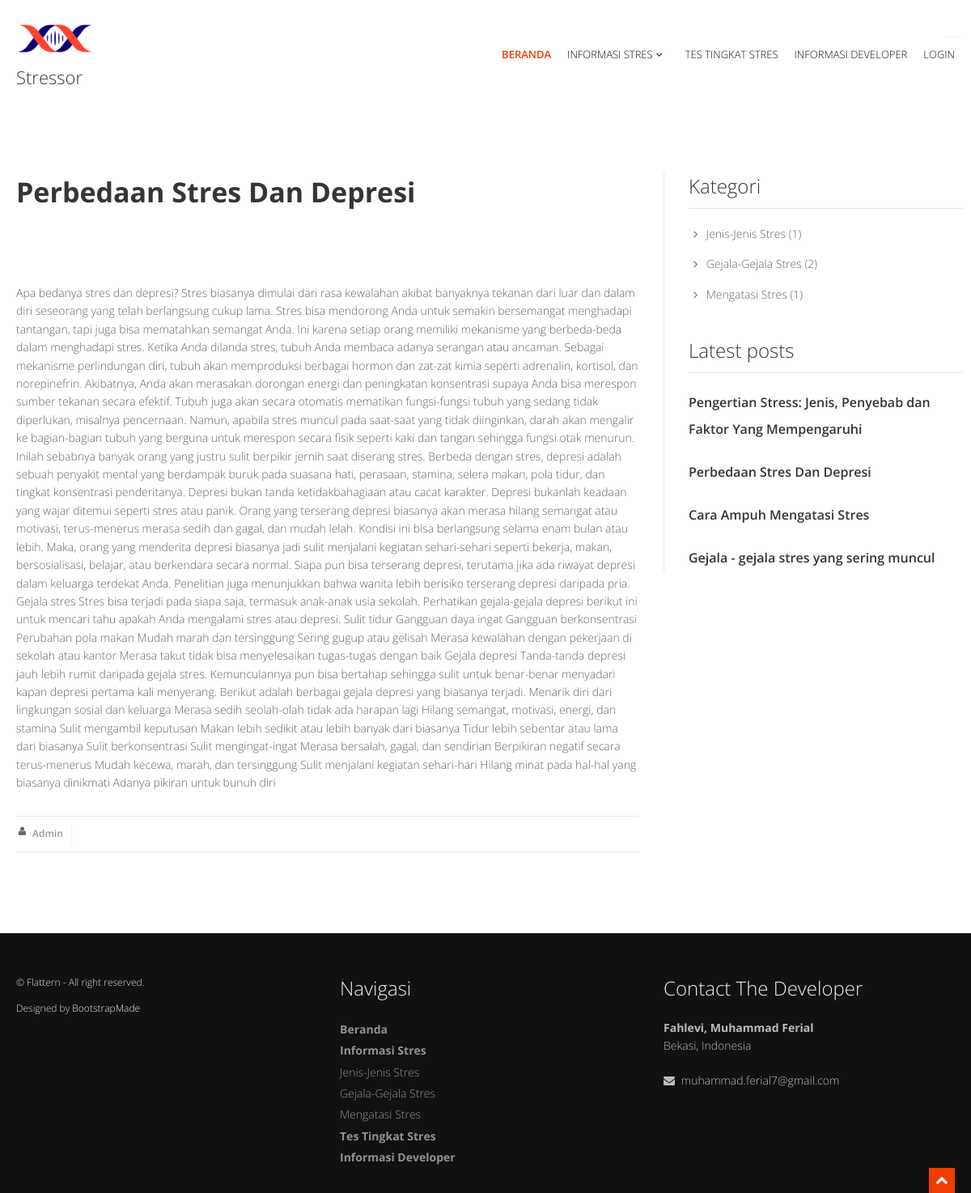
Screenshot of /home/newspage/2 with the database file from the repository.
### tables this page shows
CREATE TABLE `tb_berita` (
  `id` int(3) NOT NULL,
  `kategori` varchar(15) NOT NULL,
  `judul` varchar(100) NOT NULL,
  `gambar` text NOT NULL,
  `isi` text NOT NULL
);

### application/controllers/Home.php (called while the page is built, shortened)
<?php
class Home extends CI_Controller {
	public function __construct(){
		$this->load->model('nilai_model');
		$this->load->model('berita_model');
		$this->load->view('template/assets');
	}
	function newspage($id){
		$data['detail'] = $this->berita_model->show_news($id);
		$data['a'] = $this->berita_model->count1();
		$data['b'] = $this->berita_model->count2();
		$data['c'] = $this->berita_model->count3();
		$data['column'] = $this->berita_model->all();
		$this->load->view('template/header');
		$this->load->view('info/news_page', $data);
		$this->load->view('template/footer');
	}
}

### index.php (called while the page is built, shortened)
<?php
require_once BASEPATH.'core/CodeIgniter.php';

### application/models/berita_model.php (called while the page is built, shortened)
<?php
class berita_model extends CI_Model {
	function all(){
		$this->db->limit(5);
		return $this->db->get('tb_berita');
	}
	function count1(){
		$this->db->select('COUNT(id) as count');
		$this->db->from('tb_berita');
		$this->db->where('kategori', '1');
		$query = $this->db->get();
		if ($query->num_rows() > 0 ){
			$row = $query->row();
			return $row->count;
		}
		return 0;
	}
	function count2(){
		$this->db->select('COUNT(id) as count');
		$this->db->from('tb_berita');
		$this->db->where('kategori', '2');
		$query = $this->db->get();
		if ($query->num_rows() > 0 ){
			$row = $query->row();
			return $row->count;
		}
		return 0;
	}
	function count3(){
		$this->db->select('COUNT(id) as count');
		$this->db->from('tb_berita');
		$this->db->where('kategori', '3');
		$query = $this->db->get();
		if ($query->num_rows() > 0 ){
			$row = $query->row();
			return $row->count;
		}
		return 0;
	}
	function show_news($id){
		$this->db->where('id', $id);
		return $this->db->get('tb_berita');
	}
}

### application/views/info/news_page.php (the view, shortened to what this page needs)
<!DOCTYPE html>
<html>
<head>
</head>
<body>
<?php foreach($detail->result() as $row):?>
<section id="content">
  <div class="container">
    <div class="row">
      <div class="span8">
        <article>
          <div class="row">
            <div class="span8">
              <div class="post-slider">
                <div class="post-heading">
                  <h3><a href="<?php echo base_url('home/newspage/');?><?php echo $row->id;?>"><?php echo $row->judul;?></a></h3>
                </div>
                <div class="flexslider">
                  </div>
              </div>
              <p align=”justify”><?php echo $row->isi;?></p>
              <div class="bottom-article">
                <ul class="meta-post">
                  <li><i class="icon-user"></i><a> Admin</a></li>
                </ul>
              </div>
            </div>
          </div>
          <?php endforeach;?>
        </article>
      </div>
      <div class="span4">
        <aside class="right-sidebar">
          <div class="widget">
            <h5 class="widgetheading">Kategori</h5>
            <ul class="cat">
              <li><i class="icon-angle-right"></i><a href="<?php echo base_url('home/cat/1');?>">Jenis-Jenis Stres</a><span> (<?php echo $a;?>)</span></li>
              <li><i class="icon-angle-right"></i><a href="<?php echo base_url('home/cat/2');?>">Gejala-Gejala Stres</a><span> (<?php echo $b;?>)</span></li>
              <li><i class="icon-angle-right"></i><a href="<?php echo base_url('home/cat/3');?>">Mengatasi Stres</a><span> (<?php echo $c;?>)</span></li>
            </ul>
          </div>
          <div class="widget">
            <h5 class="widgetheading">Latest posts</h5>
            <ul class="recent"><?php foreach($column->result() as $row):?>
              <li>
                <h6><a href="<?php echo base_url('home/newspage/');?><?php echo $row->id;?>"><?php echo $row->judul;?></a></h6>
              </li>
              <?php endforeach;?>
            </ul>
          </div>
        </aside>
      </div>
    </div>
  </div>
</section>

### assets/css/flexslider.css (style rules this page uses)
.flexslider { margin: 0; padding: 0; }
.flexslider { margin: 0 0 60px; background: #fff; border: 4px solid #fff; position: relative; -webkit-border-radius: 0; -moz-border-radius: 0; -o-border-radius: 0; border-radius: 0; box-shadow: none; -webkit-box-shadow: none; -moz-box-shadow: none; -o-box-shadow: none; zoom: 1; }

### assets/css/style.css (style rules this page uses)
body { font-family: 'Open Sans', Arial, sans-serif; font-size: 14px; font-weight: 300; line-height: 1.6em; color: #656565; }
.container { padding: 0 20px 0 20px; position: relative; }
.row, .row-fluid { margin-bottom: 30px; }
.row .row, .row-fluid .row-fluid { margin-bottom: 30px; }
#content { position: relative; background: #fff; padding: 50px 0 0 0; }
.widgetheading { width: 100%; padding: 0; }
aside .widgetheading { position: relative; border-bottom: #e9e9e9 1px solid; padding-bottom: 9px; }
article { float: left; width: 100%; margin-bottom: 40px; }
article .post-heading h3 { margin-bottom: 20px; }
article .post-heading h3 a { font-weight: 700; color: #353535; }
.post-slider { margin-bottom: 20px; }
ul.meta-post { float: left; margin: 0; padding: 0; list-style: none; }
ul.meta-post li { float: left; margin: 0 10px 0 0; padding: 0; list-style: none; border-right: 1px dotted #e9e9e9; padding-right: 10px; }
ul.meta-post li i { float: left; font-size: 12px; margin: 2px 5px 0 0; }
ul.meta-post li a { color: #999; float: left; font-size: 12px; font-weight: 600; }
.bottom-article { float: left; width: 100%; border-top: 1px solid #e9e9e9; border-bottom: 1px solid #e9e9e9; padding: 10px 0 10px 0; margin-top: 20px; }
aside { position: relative; margin-bottom: 40px; }
.right-sidebar { border-left: 1px solid #e9e9e9; padding: 0 0 0 30px; -webkit-box-shadow: inset 1px 0 0 0 rgba(0, 0, 0, .01); box-shadow: inset 1px 0 0 0 rgba(0, 0, 0, .01); }
aside .widget { margin-bottom: 40px; }
ul.cat, ul.recent, ul.folio-detail, ul.contact-info { margin: 0; padding: 0; list-style: none; }
ul.cat li, ul.recent li, ul.folio-detail li, ul.contact-info li { margin: 0 0 15px 0; list-style: none; }
ul.cat li a, ul.folio-detail li a { color: #656565; }
.widget ul.recent li { margin-bottom: 20px; }
ul.recent li h6 { margin: 0 0 10px 0; }
ul.recent li h6 a { color: #353535; font-size: 16px; font-weight: 600; }

### assets/skins/default.css (style rules this page uses)
a, a:hover,a:focus,a:active, footer a.text-link:hover, strike, footer ul.link-list li a:hover, .post-meta span a:hover, footer a.text-link, ul.meta-post li a:hover, ul.cat li a:hover, ul.recent li h6 a:hover, ul.portfolio-categ li.active a, ul.portfolio-categ li.active a:hover, ul.portfolio-categ li a:hover,ul.related-post li h4 a:hover, span.highlight,article .post-heading h3 a:hover, .navbar .nav > .active > a,.navbar .nav > .active > a:hover,.navbar .nav > li > a:hover,.navbar .nav > li > a:focus,.navbar .nav > .active > a:focus, .validation { color:#F03C02; }

### assets/css/overwrite.css (style rules this page uses)
h1, h2, h3, h4, h5, h6 { font-family: 'Open Sans', sans-serif; color:#353535; font-weight:300; line-height:1.5em; margin-top:0; }
h3 { font-size:34px; margin-bottom:22px; }
h5 { font-size:24px; margin-bottom:20px; }
h6 { font-size:22px; margin-bottom:20px; }
.widget h4,.widget h5 { font-weight:300; margin-bottom:20px; }
ul, ol { padding: 0; margin: 0 0 10px 25px; }
li { line-height: 1.6em; }

### rows the page displays
tb_berita: judul "Perbedaan Stres Dan Depresi", isi "Apa bedanya stres dan depresi? Stres biasanya dimulai dari rasa kewalahan akibat banyaknya tekanan dari luar dan dalam diri seseorang yang telah berlangsung cukup lama. Stres bisa mendorong Anda untuk semakin bersemangat menghadapi tantangan, tapi juga bisa mematahkan semangat Anda. Ini karena setiap orang memiliki mekanisme yang berbeda-beda dalam menghadapi stres. Ketika Anda dilanda stres, tubuh Anda membaca adanya serangan atau ancaman. Sebagai mekanisme perlindungan diri, tubuh akan memproduksi berbagai hormon dan zat-zat kimia seperti adrenalin, kortisol, dan norepinefrin. Akibatnya, Anda akan merasakan dorongan energi dan peningkatan konsentrasi supaya Anda bisa merespon sumber…"
tb_berita: judul "Pengertian Stress: Jenis, Penyebab dan Faktor Yang Mempengaruhi"
tb_berita: judul "Cara Ampuh Mengatasi Stres"
tb_berita: judul "Gejala - gejala stres yang sering muncul"

### other values shown
$a "1"
$b "2"
$c "1"
